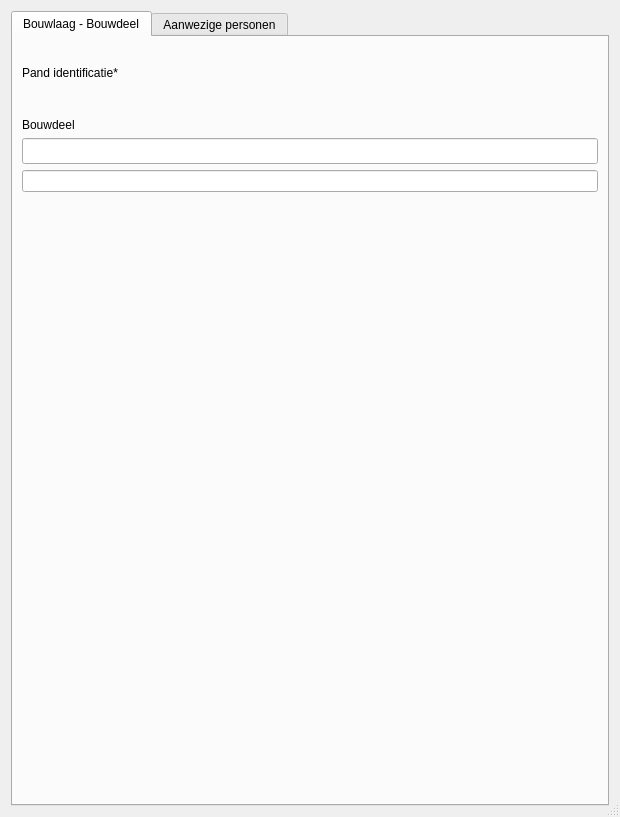
<?xml version="1.0" encoding="UTF-8"?>
<ui version="4.0">
 <class>pand_id_2</class>
 <widget class="QDialog" name="pand_id_2">
  <property name="geometry">
   <rect>
    <x>0</x>
    <y>0</y>
    <width>620</width>
    <height>817</height>
   </rect>
  </property>
  <property name="windowTitle">
   <string>Dialog</string>
  </property>
  <property name="autoFillBackground">
   <bool>false</bool>
  </property>
  <property name="sizeGripEnabled">
   <bool>true</bool>
  </property>
  <layout class="QVBoxLayout" name="verticalLayout">
   <item>
    <widget class="QTabWidget" name="bouwlagen">
     <property name="sizePolicy">
      <sizepolicy hsizetype="Preferred" vsizetype="Preferred">
       <horstretch>0</horstretch>
       <verstretch>0</verstretch>
      </sizepolicy>
     </property>
     <property name="autoFillBackground">
      <bool>true</bool>
     </property>
     <property name="currentIndex">
      <number>0</number>
     </property>
     <property name="documentMode">
      <bool>false</bool>
     </property>
     <widget class="QWidget" name="Objectgegevens">
      <attribute name="title">
       <string>Bouwlaag - Bouwdeel</string>
      </attribute>
      <layout class="QVBoxLayout" name="verticalLayout_2">
       <item>
        <widget class="QLabel" name="label_pic">
         <property name="text">
          <string/>
         </property>
         <property name="pixmap">
          <pixmap>Verdiepingen_klein.png</pixmap>
         </property>
        </widget>
       </item>
       <item>
        <widget class="QLabel" name="label_15">
         <property name="text">
          <string>Pand identificatie*</string>
         </property>
        </widget>
       </item>
       <item>
        <widget class="QgsRelationReferenceWidget" name="pand_id">
         <property name="sizePolicy">
          <sizepolicy hsizetype="Preferred" vsizetype="Preferred">
           <horstretch>0</horstretch>
           <verstretch>0</verstretch>
          </sizepolicy>
         </property>
         <property name="minimumSize">
          <size>
           <width>0</width>
           <height>26</height>
          </size>
         </property>
         <property name="whatsThis">
          <string/>
         </property>
        </widget>
       </item>
       <item>
        <widget class="QLabel" name="label_2">
         <property name="text">
          <string>Bouwdeel</string>
         </property>
        </widget>
       </item>
       <item>
        <widget class="QLineEdit" name="bouwdeel">
         <property name="minimumSize">
          <size>
           <width>0</width>
           <height>26</height>
          </size>
         </property>
         <property name="font">
          <font>
           <weight>50</weight>
           <bold>false</bold>
          </font>
         </property>
        </widget>
       </item>
       <item>
        <widget class="QLineEdit" name="bouwlaag"/>
       </item>
       <item>
        <spacer name="verticalSpacer">
         <property name="orientation">
          <enum>Qt::Vertical</enum>
         </property>
         <property name="sizeHint" stdset="0">
          <size>
           <width>20</width>
           <height>0</height>
          </size>
         </property>
        </spacer>
       </item>
      </layout>
      <zorder>label_15</zorder>
      <zorder>bouwdeel</zorder>
      <zorder>pand_id</zorder>
      <zorder>label_2</zorder>
      <zorder>label_pic</zorder>
      <zorder>verticalSpacer</zorder>
      <zorder>bouwlaag</zorder>
     </widget>
     <widget class="QWidget" name="aanwezige_personen">
      <attribute name="title">
       <string>Aanwezige personen</string>
      </attribute>
      <widget class="QgsRelationEditorWidget" name="objectawp_id_2">
       <property name="enabled">
        <bool>true</bool>
       </property>
       <property name="geometry">
        <rect>
         <x>6</x>
         <y>6</y>
         <width>1121</width>
         <height>1001</height>
        </rect>
       </property>
       <property name="qgisRelation" stdset="0">
        <string notr="true">aanwezig_bouwlaag_rel</string>
       </property>
      </widget>
     </widget>
    </widget>
   </item>
  </layout>
 </widget>
 <customwidgets>
  <customwidget>
   <class>QgsCollapsibleGroupBox</class>
   <extends>QGroupBox</extends>
   <header>qgscollapsiblegroupbox.h</header>
   <container>1</container>
  </customwidget>
  <customwidget>
   <class>QgsRelationEditorWidget</class>
   <extends>QgsCollapsibleGroupBox</extends>
   <header>qgsrelationeditorwidget.h</header>
   <container>1</container>
  </customwidget>
  <customwidget>
   <class>QgsRelationReferenceWidget</class>
   <extends>QWidget</extends>
   <header>qgsrelationreferencewidget.h</header>
  </customwidget>
 </customwidgets>
 <resources>
  <include location="image.qrc"/>
 </resources>
 <connections/>
</ui>
